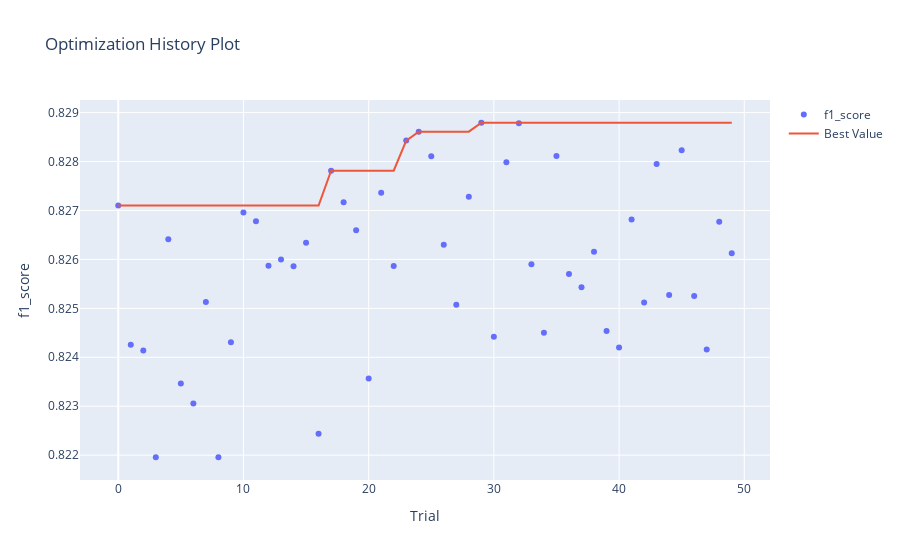

The notebook cell this image was saved under:
### Markdown cell above
К сожалению, дообучение не дало искомых результатов - метрики оказались на тех же значениях.  
С помощью встроенного в Optuna графического функционала посмотрим, как шло обучение и какие параметры модели оказались наиболее важными.

### Code cell
optuna.visualization.plot_optimization_history(study, target_name="f1_score")

### Figure 1 — Plotly figure (JSON) as saved in the notebook; plotly's stock layout.template omitted (floating-point values rounded to 4 significant figures)
{"data": [{"mode": "markers", "name": "f1_score", "type": "scatter", "x": [0, 1, 2, 3, 4, 5, 6, 7, 8, 9, 10, 11, 12, 13, 14, 15, 16, 17, 18, 19, 20, 21, 22, 23, 24, 25, 26, 27, 28, 29, 30, 31, 32, 33, 34, 35, 36, 37, 38, 39, 40, 41, 42, 43, 44, 45, 46, 47, 48, 49], "y": [0.8271, 0.8243, 0.8241, 0.822, 0.8264, 0.8235, 0.8231, 0.8251, 0.822, 0.8243, 0.827, 0.8268, 0.8259, 0.826, 0.8259, 0.8263, 0.8224, 0.8278, 0.8272, 0.8266, 0.8236, 0.8274, 0.8259, 0.8284, 0.8286, 0.8281, 0.8263, 0.8251, 0.8273, 0.8288, 0.8244, 0.828, 0.8288, 0.8259, 0.8245, 0.8281, 0.8257, 0.8254, 0.8262, 0.8245, 0.8242, 0.8268, 0.8251, 0.8279, 0.8253, 0.8282, 0.8253, 0.8242, 0.8268, 0.8261]}, {"name": "Best Value", "type": "scatter", "x": [0, 1, 2, 3, 4, 5, 6, 7, 8, 9, 10, 11, 12, 13, 14, 15, 16, 17, 18, 19, 20, 21, 22, 23, 24, 25, 26, 27, 28, 29, 30, 31, 32, 33, 34, 35, 36, 37, 38, 39, 40, 41, 42, 43, 44, 45, 46, 47, 48, 49], "y": [0.8271, 0.8271, 0.8271, 0.8271, 0.8271, 0.8271, 0.8271, 0.8271, 0.8271, 0.8271, 0.8271, 0.8271, 0.8271, 0.8271, 0.8271, 0.8271, 0.8271, 0.8278, 0.8278, 0.8278, 0.8278, 0.8278, 0.8278, 0.8284, 0.8286, 0.8286, 0.8286, 0.8286, 0.8286, 0.8288, 0.8288, 0.8288, 0.8288, 0.8288, 0.8288, 0.8288, 0.8288, 0.8288, 0.8288, 0.8288, 0.8288, 0.8288, 0.8288, 0.8288, 0.8288, 0.8288, 0.8288, 0.8288, 0.8288, 0.8288]}], "layout": {"title": {"text": "Optimization History Plot"}, "xaxis": {"title": {"text": "Trial"}}, "yaxis": {"title": {"text": "f1_score"}}}}
